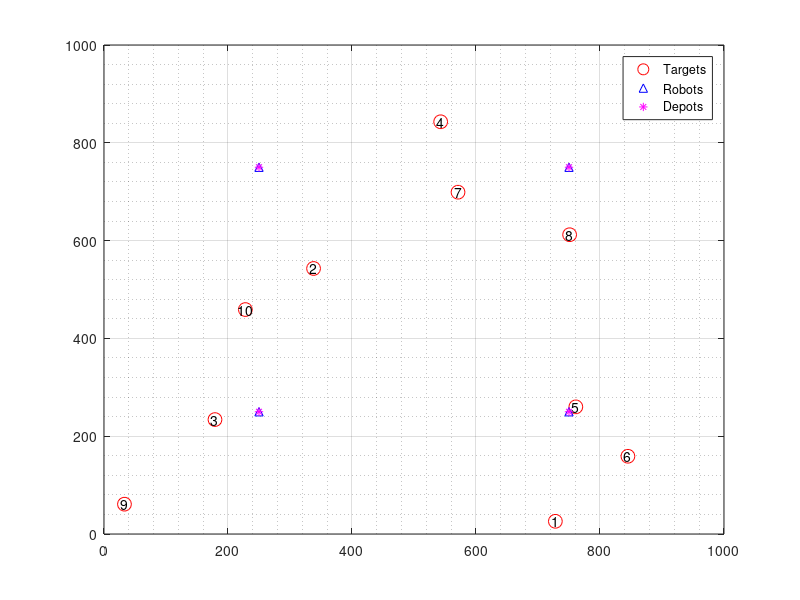

MATLAB code for this plot: (Note: this script raises an error after producing the figure.)
clc, clear, clf, close all
set(0,'DefaultFigureWindowStyle','docked')
%% Lets Define the Arena
% Lets say the Arena is of 1000x1000mm
Arena.size = 1000;

%% Lets define 25 Targets randomly in this Arena

noOfTargets = 10;
setOfTargets = 1:noOfTargets;
setOfTargets = strtrim(cellstr(num2str(setOfTargets'))');
%setOfTargets = find(setOfTargets, 
% Keeping them in unit grids
Targets = ceil(Arena.size*rand(noOfTargets,2)); 
Tx = Targets(:,1);
Ty = Targets(:,2);
plot(Tx, Ty, 'o', 'MarkerEdgeColor', 'red');
hold on
ln = findobj('type','line');
set(ln,'marker','o','markers',10,'markerfa','w')
for i = 1:noOfTargets
    text(Tx(i), Ty(i), setOfTargets(i), 'HorizontalAlignment', 'center')
end

%% Lets Define Robots
% Lets Define the Fleet size to be K = 4, equal to the number of depots.
% Each Robot starts at a Depot
FleetSize = 4;
% Lets Define their start locations randomly. Lets also decide that the
% robots move in a grid with each cell of size 1x1mm
Robot(FleetSize).x = 0;
Robot(FleetSize).y = 0;

Robot(1).x = 250; %[250 250;750 250; 750 750; 250 750];
Robot(1).y = 250;
Rx(1) =  Robot(1).x;
Ry(1) = Robot(1).y;

Robot(2).x = 750; %[250 250;750 250; 750 750; 250 750];
Robot(2).y = 250;
Rx(2) =  Robot(2).x;
Ry(2) = Robot(2).y;

Robot(3).x = 750; %[250 250;750 250; 750 750; 250 750];
Robot(3).y = 750;
Rx(3) =  Robot(3).x;
Ry(3) = Robot(3).y;

Robot(4).x = 250; %[250 250;750 250; 750 750; 250 750];
Robot(4).y = 750;
Rx(4) =  Robot(4).x;
Ry(4) = Robot(4).y;


% for i = 1:FleetSize
%     Robot(i).x = [250 250;750 250; 750 750; 250 750];
%     Robot(i).y = ceil(1000*rand());
%     Rx(i) =  Robot(i).x;
%     Ry(i) = Robot(i).y;
% end

plot(Rx, Ry, '^', 'MarkerEdgeColor', 'blue' );
axis([0, 1000, 0, 1000])

%% Lets say each robot has a fuel Capacity between [0 1000], and it expends
% one unit of fuel for moving one grid cell straight or 1.5 units of fuel
% for moving diagonally. 
% Lets initialize all the robots with maxFuel. Also, maxFuel is always
% greater than twice the distance between a depot and furthest possible
% target. In current setting, the fuel is greater than 2*(250*sqrt(2))= 708
maxFuel = 710;
for i = 1:FleetSize
    Robot(i).Fuel = maxFuel;
end

%% Lets Define 4 Depots in this area with unlimited Fuel Capacity
% It seems that Sycara's paper distributes depots uniformly across the
% field, probably at equal distance from corners and each other, However,
% I couldn't find a specific mention. Lets assume 4 depots and place them 
% evenly. (I couldn't find how they place depots actually)
noOfDepots = 4;
Depots = [250 250;750 250; 750 750; 250 750]; 
Dx = Depots(:,1);
Dy = Depots(:,2);
plot(Dx, Dy, '*', 'MarkerFaceColor', 'Blue', 'color', 'Red', 'color' ,'Magenta');
legend('Targets','Robots','Depots', 'Location', 'best');
hold off
grid on
grid minor
% set(gca,'xtick',[0:1:1000])
% set(gca,'ytick',[0:1:1000])




%% Lets Define total no. of Nodes N = T U D
% where Nx and Ny denote X and Y of nodes respectively
noOfNodes = noOfTargets+noOfDepots;
Nx = [Tx; Dx];
Ny = [Ty; Dy];

% Lets create an adjacency matrix for these nodes
nodesAdjacencyMatrix = ones(noOfNodes) - eye(noOfNodes);

% NOw lets change nodesAdjacencyMatrix such that paths exist for
% targets only. Not Depots.

targetsAdjacencyMatrix = nodesAdjacencyMatrix;
for i = 1:noOfDepots
    for j = 1:noOfDepots
        %targetsAdjacencyMatrix(noOfTargets+i,noOfTargets+j) = 0;
        %targetsAdjacencyMatrix(noOfTargets+i,noOfTargets+j) = 0;
        targetsAdjacencyMatrix(noOfTargets+i,:) = 0;
        targetsAdjacencyMatrix(:,noOfTargets+j) = 0;

    end
end






%% Cost Matrix
% Now, Lets Define the Matrix that measures the cost from each node to
% each of the other node, where N = T U D. 

% We start the cost matrix considering all nodes, but compute initial costs
% for targets only, not considering the depots.
costMatrix = zeros(noOfNodes);
% Lets assume that a path exists from each target to each other target
% Lets Compute all the costs from each target to another target
% Lets define the cost as the Euclidean distance. Not a great approach but
% lets just go with it for the sake of time. Another way is by Ari,
% where you take the difference between x and y, take the smaller one and
% attach a sqrt(2) there, plus the difference we calcualted above

% The first implementation
 for i = 1:noOfNodes
      for j = 1:noOfNodes
          costMatrix(i,j) = sqrt((Nx(i)-Nx(j))^2 + (Ny(i)-Ny(j))^2)
      end
 end

% Ari's Method
% for i = 1:No_Of_Targets
%        for j = 1:No_Of_Targets
%            Target_Cost_Matrix(i,j) = Tx(i)-Ty(i) + 
%        end
%   end



%% Lets define a grpah based on the above cost, 
% 

G = graph
set_matrix(G,targetsAdjacencyMatrix)
figure
ndraw(G)


% MATLAB based graph constructor, not using it right now
% G = graph(costMatrix~=0)
% figure
% plot(G)
% figure
% % Add the costs as weights of the graph
% upperTriCostMatrix = triu(costMatrix);
% costVector = upperTriCostMatrix(:);
% costVector = costVector(costVector ~= 0);
% G.Edges.Weight = costVector;
% 
% plot(G,'EdgeLabel',G.Edges.Weight)
% 

%% Now we check each edge to see if it has a length less than maxFuel/2. 
% If the edge has a length higher than maxFuel/2 we add a detour. This
% detour is added through the closest depot. The edge cost is updated in
% the costMatrix, and path is added in the nodesAdjacencyMatrix passing through
% the  depot.

updatedPathsAdjacencyMatrix = targetsAdjacencyMatrix;
figure
for i = 1:noOfTargets
    for j = i:noOfTargets
        if i ~= j
            if costMatrix(i,j) > maxFuel/2
                % Reroute through the closest depot
                % First, decide the Depot to reroute from..
                % To do that, we compute the edge cost by passing through
                % all four depots, and see which depot has the least edge
                % cost among all four.
                [leastCostDepotNo, leastCostDepotX, leastCostDepotY, newCost] = ...
                    FindLeastCostDepot(Tx(i), Ty(i), Tx(j), Ty(j));
                % update the updatedPathsAdjacencyMatrix, and update it with
                % updated paths.
                % Remove the two edges between the targets
                updatedPathsAdjacencyMatrix(i,j) = 0;
                updatedPathsAdjacencyMatrix(j,i) = 0;
                clf;set_matrix(G,updatedPathsAdjacencyMatrix);ndraw(G);
                % Add edges from targets to depots
                updatedPathsAdjacencyMatrix(i, noOfTargets+leastCostDepotNo) = 1;
                %set_matrix(G,updatedPathsAdjacencyMatrix);ndraw(G);
                updatedPathsAdjacencyMatrix(noOfTargets+leastCostDepotNo,i) = 1;
                clf;set_matrix(G,updatedPathsAdjacencyMatrix);ndraw(G);
                updatedPathsAdjacencyMatrix(j, noOfTargets+leastCostDepotNo) = 1;
                %set_matrix(G,updatedPathsAdjacencyMatrix);ndraw(G);
                updatedPathsAdjacencyMatrix(noOfTargets+leastCostDepotNo,j) = 1;
                clf;set_matrix(G,updatedPathsAdjacencyMatrix);ndraw(G);
                
                % Update costMatrix
                costMatrix(i,j) = newCost;
                costMatrix(j,i) = newCost;
                            
                % Update Graph
                % set_matrix(G,updatedPathsAdjacencyMatrix)
                % ndraw(G)
                
                pause(0.3)
            end
        end
    end 
end

 %% Lets now compute a Hamiltonian path through these nodes

 
embedding = [Nx';Ny']';
embed(G, embedding);

% If a node is not connected, identify it and remove it from graph
nodesToBeDeleted = [];
for i = 1:noOfNodes
    if (deg(G,i) == 0)
        nodesToBeDeleted = [nodesToBeDeleted, i]
    end
end

if (~isempty (nodesToBeDeleted ))
    delete(G, nodesToBeDeleted)
end
c = hamiltonian_cycle(G);
n = nv(G);
h = graph(n);
for k=1:n-1
	add(h,c(k),c(k+1))
end
%add(h,c(1),c(n))
embed(h, getxy(G))

figure

ndraw(G, ':')
ndraw(h) 

%% Splitting Algorithm

% Lets first calculate the total cost of Hamiltonian Path
hamiltonianPathCost=[];
hamiltonianPathEdgesWithCost=[];
for i = 1:noOfNodes-1
    hamiltonianPathCost(i) = costMatrix(c(i), c(i+1));
    hamiltonianPathEdgesWithCost = [hamiltonianPathEdgesWithCost; ...
        [hamiltonianPathCost(i),c(i), c(i+1)]];
end

L_Crit = sum(hamiltonianPathCost)/FleetSize;

% Sort them in the order of descending cost

descendingHamiltonianPathCost = flipud(sortrows(hamiltonianPathEdgesWithCost,1));
% descendingHamiltonianPathCostIdx = flip(I); 



%% Removal of Edges
% Lets do this for n = 1. Lets remove one edge, and see what is the length
% of the makespan, by computing resulting costs.
ii=1;
hamiltonianAdjacencyMatrixUpdated = [];
hamiltonianAdjacencyMatrix = matrix(h);
hamiltonianAdjacencyMatrixUpdated.ii = matrix(h);
test = hamiltonianAdjacencyMatrixUpdated.ii;
% Lets remove one edge. The highest cost one

hamiltonianAdjacencyMatrixUpdated(descendingHamiltonianPathCost(1,2), ...
    descendingHamiltonianPathCost(1,3)) = 0;

hamiltonianAdjacencyMatrixUpdated(descendingHamiltonianPathCost(1,3), ...
    descendingHamiltonianPathCost(1,2)) = 0;

clf;set_matrix(h,test);ndraw(G,':');ndraw(h);

% Now lets check both of these two suslackb-paths to see if by the removal of an
% edge, the resulting sub-path(s) are less than L_crit


% First check if the resulting path is less than L_crit. If it is, then 

% Lets define n_req = n_req + max(ceil(cost(s)/L_crit),1)


%free(G)